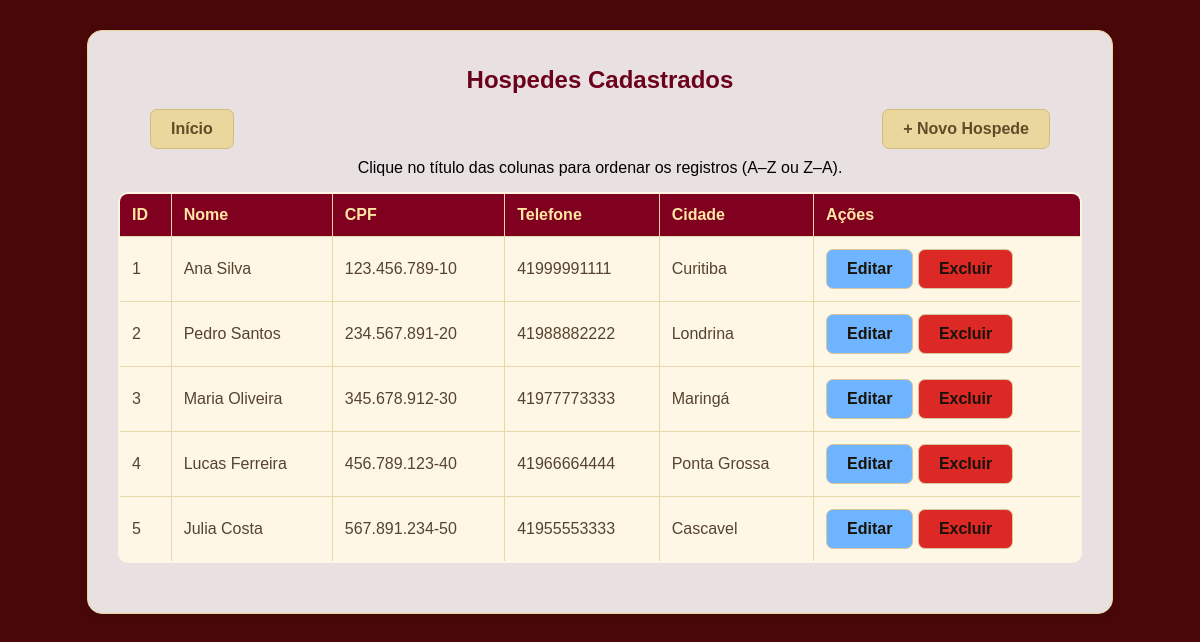
Page /Hospedes/listar_hospedes.php on the committed database.
### tables this page shows
CREATE TABLE tbHospedes (
    codigo_hospede INT AUTO_INCREMENT,
    nome_hospede VARCHAR(50) NOT NULL,
    cpf_hospede VARCHAR(14) NOT NULL,
    telefone_hospede VARCHAR(15),
    cidade_hospede VARCHAR(30),
    CONSTRAINT pk_hospedes PRIMARY KEY(codigo_hospede)
);

### Hospedes/listar_hospedes.php (the view, shortened to what this page needs)
<?php
    require_once '../conexao.php';
    $colunasPermitidas = [
        'id' => 'codigo_hospede',
        'nome' => 'nome_hospede',
        'cpf' => 'cpf_hospede',
        'telefone' => 'telefone_hospede',
        'cidade' => 'cidade_hospede',
    ];
    $coluna = filter_input(INPUT_GET, 'coluna', FILTER_SANITIZE_SPECIAL_CHARS);
    $ordem = filter_input(INPUT_GET, 'ordem', FILTER_SANITIZE_SPECIAL_CHARS);
    if (!isset($colunasPermitidas[$coluna])) {
        $coluna = 'id';
    }
    if ($ordem !== 'DESC') {
        $ordem = 'ASC';
    }
    $campo = $colunasPermitidas[$coluna];
    try {
        $stmt = $pdo->query("SELECT * FROM tbHospedes ORDER BY $campo $ordem")->fetchAll();
        $hospedes = $stmt;
    } catch (PDOException $e) {
        die("Erro ao buscar seus hospedes: " . $e->getMessage());
    }
?>
<!DOCTYPE html>
<html lang="pt-br">
<head>
    <link rel="stylesheet" href="../style.css">
</head>
<body>
    <div class="caixa-listagem">
        <h2>Hospedes Cadastrados</h2>
        <div class="topo-pagina">
            <a class="btn btn-inicio" href="../index.php">Início</a>
            <a class="btn btn-novo" href="form_hospedes.php">+ Novo Hospede</a>
        </div>
        <p>Clique no título das colunas para ordenar os registros (A–Z ou Z–A).</p>
        <?php if (count($hospedes) > 0): ?>
            <table>
                <thead>
                    <tr>
                        <th><a href="?coluna=id&ordem=<?= $coluna === 'id' && $ordem === 'ASC' ? 'DESC' : 'ASC' ?>">ID</a></th>
                        <th><a href="?coluna=nome&ordem=<?= $coluna === 'nome' && $ordem === 'ASC' ? 'DESC' : 'ASC' ?>">Nome</a></th>
                        <th><a href="?coluna=cpf&ordem=<?= $coluna === 'cpf' && $ordem === 'ASC' ? 'DESC' : 'ASC' ?>">CPF</a></th>
                        <th><a href="?coluna=telefone&ordem=<?= $coluna === 'telefone' && $ordem === 'ASC' ? 'DESC' : 'ASC' ?>">Telefone</a></th>
                        <th><a href="?coluna=cidade&ordem=<?= $coluna === 'cidade' && $ordem === 'ASC' ? 'DESC' : 'ASC' ?>">Cidade</a></th>
                        <th>Ações</th>
                    </tr>
                </thead>
                <tbody>
                    <?php foreach ($hospedes as $hospede): ?>
                        <tr>
                            <td><?= htmlspecialchars($hospede['codigo_hospede']) ?></td>
                            <td><?= htmlspecialchars($hospede['nome_hospede']) ?></td>
                            <td><?= htmlspecialchars($hospede['cpf_hospede']) ?></td>
                            <td><?= htmlspecialchars($hospede['telefone_hospede']) ?></td>
                            <td><?= htmlspecialchars($hospede['cidade_hospede']) ?></td>
                            <td>
                                <a class="btn btn-editar" href="form_hospedes.php?id=<?= (int)$hospede['codigo_hospede'] ?>">Editar</a>
                                <a class="btn btn-excluir" href="excluir_hospedes.php?id=<?= (int)$hospede['codigo_hospede'] ?>">Excluir</a>
                            </td>
                        </tr>
                    <?php endforeach; ?>
                </tbody>
            </table>
        <?php else: ?>
            <p>Nenhum hospede encontrado.</p>
        <?php endif; ?>
    </div>
</body>
</html>

### style.css (style rules this page uses)
body { font-family: Arial, sans-serif; margin: 30px; background-color: #4b0808; background-image: url("FundoNatal.png"); background-size: cover; background-position: center; background-repeat: no-repeat; background-attachment: fixed; color: #55432e; text-align: center; }
h2 { color: #6c011c; margin-top: 10px; margin-bottom: 10px; text-align: center; }
table { border-collapse: collapse; width: 100%; max-width: 900px; margin: 5px auto 25px; background-color: rgba(255, 248, 230, 0.96); border: 2px solid #e8d9ad; border-radius: 10px; overflow: hidden; }
th, td { border: 1px solid #e8d9ad; padding: 12px; text-align: left; }
th { background-color: #800020; color: #ffe6a3; }
th a { color: #ffe6a3 !important; text-decoration: none; }
td { color: #55432e; }
.topo-pagina { display: flex; justify-content: space-between; align-items: center; max-width: 900px; margin: 10px auto; padding-top: 5px; }
.btn { padding: 10px 20px; border: none; border-radius: 7px; cursor: pointer; font-size: 16px; text-decoration: none; display: inline-block; transition: 0.3s; font-weight: bold; }
.btn-inicio, .btn-novo { background-color: #e9d79e; color: #614c29; border: 1px solid #d2bb7c; }
.btn-editar { background-color: #6eb4ff; color: #181206; border: 1px solid #d8c79e; }
.btn-excluir { background-color: #d60303d7; color: #181209; border: 1px solid #d8c79e; }
p { text-align: center; margin: 10px 0; font-size: 16px; color: #000000; }
.caixa-listagem { background-color: rgba(255, 255, 255, 0.88); padding: 25px 30px; border-radius: 15px; border: 1px solid #e8d39b; box-shadow: 0 4px 15px rgba(0, 0, 0, 0.15); width: 90%; max-width: 1100px; margin: 30px auto; box-sizing: border-box; }
.caixa-listagem table { max-width: 100%; margin: 15px auto 25px; }

### rows in the picture
tbhospedes: codigo_hospede "1", nome_hospede "Ana Silva", cpf_hospede "123.456.789-10", telefone_hospede "41999991111", cidade_hospede "Curitiba"
tbhospedes: codigo_hospede "2", nome_hospede "Pedro Santos", cpf_hospede "234.567.891-20", telefone_hospede "41988882222", cidade_hospede "Londrina"
tbhospedes: codigo_hospede "3", nome_hospede "Maria Oliveira", cpf_hospede "345.678.912-30", telefone_hospede "41977773333", cidade_hospede "Maringá"
tbhospedes: codigo_hospede "4", nome_hospede "Lucas Ferreira", cpf_hospede "456.789.123-40", telefone_hospede "41966664444", cidade_hospede "Ponta Grossa"
tbhospedes: codigo_hospede "5", nome_hospede "Julia Costa", cpf_hospede "567.891.234-50", telefone_hospede "41955553333", cidade_hospede "Cascavel"
